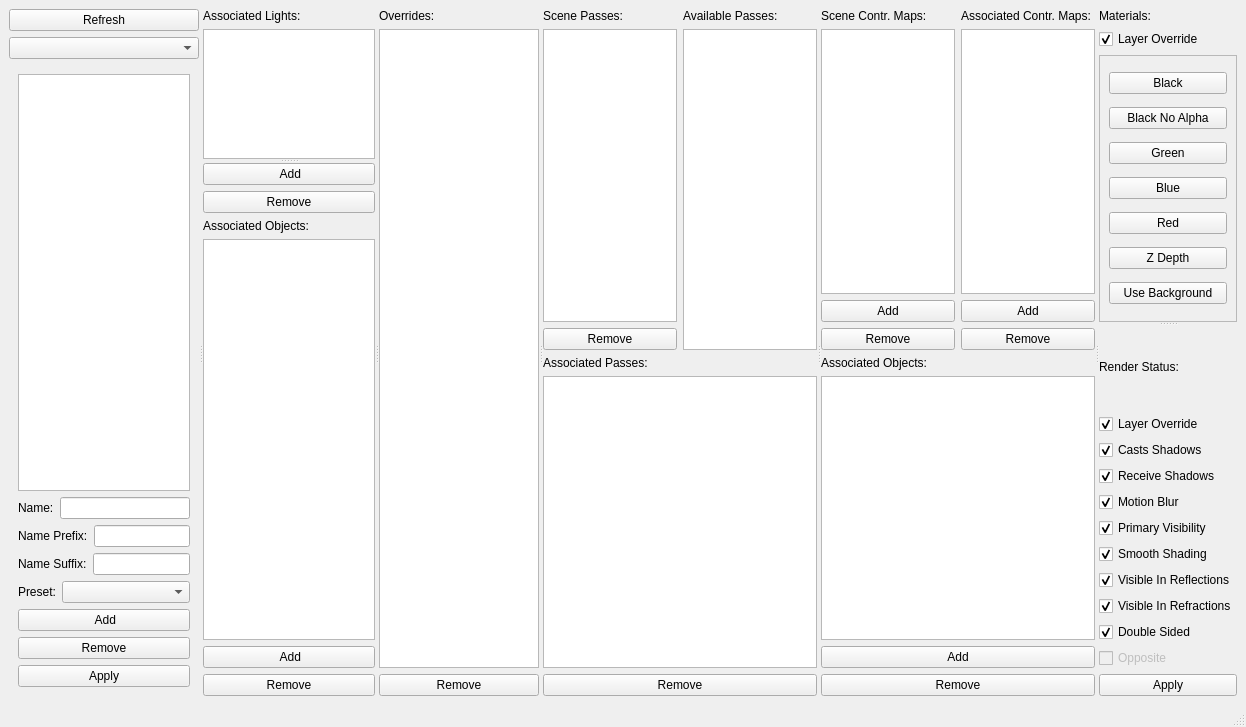
<?xml version="1.0" encoding="UTF-8"?>
<ui version="4.0">
 <class>root</class>
 <widget class="QMainWindow" name="root">
  <property name="geometry">
   <rect>
    <x>0</x>
    <y>0</y>
    <width>1246</width>
    <height>727</height>
   </rect>
  </property>
  <property name="font">
   <font>
    <family>Arial</family>
   </font>
  </property>
  <property name="windowTitle">
   <string>Mental Ray Render Layer Manager V1.0 (37digital)</string>
  </property>
  <property name="locale">
   <locale language="English" country="UnitedStates"/>
  </property>
  <widget class="QWidget" name="centralwidget">
   <layout class="QHBoxLayout" name="horizontalLayout">
    <item>
     <widget class="QSplitter" name="splitter">
      <property name="orientation">
       <enum>Qt::Horizontal</enum>
      </property>
      <widget class="QWidget" name="layoutWidget">
       <layout class="QVBoxLayout" name="verticalLayout_L">
        <item>
         <layout class="QVBoxLayout" name="verticalLayout_10">
          <item>
           <widget class="QPushButton" name="pushButton_refresh">
            <property name="text">
             <string>Refresh</string>
            </property>
           </widget>
          </item>
          <item>
           <widget class="QComboBox" name="comboBox_L"/>
          </item>
         </layout>
        </item>
        <item>
         <layout class="QVBoxLayout" name="verticalLayout_7">
          <item>
           <widget class="QStackedWidget" name="stackedWidget">
            <property name="currentIndex">
             <number>1</number>
            </property>
            <widget class="QWidget" name="page_SL">
             <layout class="QVBoxLayout" name="verticalLayout_8">
              <item>
               <layout class="QVBoxLayout" name="verticalLayout_9">
                <item>
                 <widget class="QListWidget" name="listWidget_SL">
                  <property name="locale">
                   <locale language="English" country="UnitedStates"/>
                  </property>
                  <property name="selectionMode">
                   <enum>QAbstractItemView::ExtendedSelection</enum>
                  </property>
                 </widget>
                </item>
                <item>
                 <widget class="QPushButton" name="pushButton_SL_add">
                  <property name="text">
                   <string>Add</string>
                  </property>
                 </widget>
                </item>
                <item>
                 <widget class="QPushButton" name="pushButton_SL_remove">
                  <property name="text">
                   <string>Remove</string>
                  </property>
                 </widget>
                </item>
               </layout>
              </item>
             </layout>
            </widget>
            <widget class="QWidget" name="page_CL">
             <layout class="QVBoxLayout" name="verticalLayout_12">
              <item>
               <layout class="QVBoxLayout" name="verticalLayout_11">
                <item>
                 <widget class="QListWidget" name="listWidget_CL">
                  <property name="locale">
                   <locale language="English" country="UnitedStates"/>
                  </property>
                  <property name="selectionMode">
                   <enum>QAbstractItemView::ExtendedSelection</enum>
                  </property>
                 </widget>
                </item>
                <item>
                 <layout class="QHBoxLayout" name="horizontalLayout_4">
                  <item>
                   <widget class="QLabel" name="label_layerName">
                    <property name="text">
                     <string>Name:</string>
                    </property>
                   </widget>
                  </item>
                  <item>
                   <widget class="QLineEdit" name="lineEdit_layerName"/>
                  </item>
                 </layout>
                </item>
                <item>
                 <layout class="QHBoxLayout" name="horizontalLayout_6">
                  <item>
                   <widget class="QLabel" name="label_layerName_2">
                    <property name="text">
                     <string>Name Prefix:</string>
                    </property>
                   </widget>
                  </item>
                  <item>
                   <widget class="QLineEdit" name="lineEdit_layerPrefix"/>
                  </item>
                 </layout>
                </item>
                <item>
                 <layout class="QHBoxLayout" name="horizontalLayout_7">
                  <item>
                   <widget class="QLabel" name="label_layerName_3">
                    <property name="text">
                     <string>Name Suffix:</string>
                    </property>
                   </widget>
                  </item>
                  <item>
                   <widget class="QLineEdit" name="lineEdit_layerSuffix"/>
                  </item>
                 </layout>
                </item>
                <item>
                 <layout class="QHBoxLayout" name="horizontalLayout_3">
                  <item>
                   <widget class="QLabel" name="label_layerName_4">
                    <property name="sizePolicy">
                     <sizepolicy hsizetype="Maximum" vsizetype="Preferred">
                      <horstretch>0</horstretch>
                      <verstretch>0</verstretch>
                     </sizepolicy>
                    </property>
                    <property name="text">
                     <string>Preset:</string>
                    </property>
                   </widget>
                  </item>
                  <item>
                   <widget class="QComboBox" name="comboBox_CL"/>
                  </item>
                 </layout>
                </item>
                <item>
                 <widget class="QPushButton" name="pushButton_CL_add">
                  <property name="text">
                   <string>                      Add                     </string>
                  </property>
                 </widget>
                </item>
                <item>
                 <widget class="QPushButton" name="pushButton_CL_remove">
                  <property name="text">
                   <string>Remove</string>
                  </property>
                 </widget>
                </item>
                <item>
                 <widget class="QPushButton" name="pushButton_CL_apply">
                  <property name="text">
                   <string>Apply</string>
                  </property>
                 </widget>
                </item>
               </layout>
              </item>
             </layout>
            </widget>
           </widget>
          </item>
         </layout>
        </item>
       </layout>
      </widget>
      <widget class="QWidget" name="layoutWidget">
       <layout class="QVBoxLayout" name="verticalLayout_AO">
        <item>
         <widget class="QLabel" name="label_AL">
          <property name="text">
           <string>Associated Lights:</string>
          </property>
         </widget>
        </item>
        <item>
         <widget class="QSplitter" name="splitter_2">
          <property name="orientation">
           <enum>Qt::Vertical</enum>
          </property>
          <widget class="QListWidget" name="listWidget_AL">
           <property name="sizePolicy">
            <sizepolicy hsizetype="Expanding" vsizetype="Maximum">
             <horstretch>0</horstretch>
             <verstretch>0</verstretch>
            </sizepolicy>
           </property>
           <property name="minimumSize">
            <size>
             <width>0</width>
             <height>0</height>
            </size>
           </property>
           <property name="maximumSize">
            <size>
             <width>16777215</width>
             <height>130</height>
            </size>
           </property>
           <property name="locale">
            <locale language="English" country="UnitedStates"/>
           </property>
           <property name="selectionMode">
            <enum>QAbstractItemView::ExtendedSelection</enum>
           </property>
          </widget>
          <widget class="QWidget" name="layoutWidget_2">
           <layout class="QVBoxLayout" name="verticalLayout_3">
            <item>
             <widget class="QPushButton" name="pushButton_AL_add">
              <property name="text">
               <string>                      Add                     </string>
              </property>
             </widget>
            </item>
            <item>
             <widget class="QPushButton" name="pushButton_AL_remove">
              <property name="text">
               <string>Remove</string>
              </property>
             </widget>
            </item>
            <item>
             <widget class="QLabel" name="label_OBJ">
              <property name="text">
               <string>Associated Objects:</string>
              </property>
             </widget>
            </item>
            <item>
             <widget class="QListWidget" name="listWidget_AO">
              <property name="locale">
               <locale language="English" country="UnitedStates"/>
              </property>
              <property name="selectionMode">
               <enum>QAbstractItemView::ExtendedSelection</enum>
              </property>
             </widget>
            </item>
            <item>
             <widget class="QPushButton" name="pushButton_AO_add">
              <property name="text">
               <string>                      Add                     </string>
              </property>
             </widget>
            </item>
            <item>
             <widget class="QPushButton" name="pushButton_AO_remove">
              <property name="text">
               <string>Remove</string>
              </property>
             </widget>
            </item>
           </layout>
          </widget>
         </widget>
        </item>
       </layout>
      </widget>
      <widget class="QWidget" name="layoutWidget">
       <layout class="QVBoxLayout" name="verticalLayout_O">
        <item>
         <widget class="QLabel" name="label_Outline">
          <property name="text">
           <string>Overrides:</string>
          </property>
         </widget>
        </item>
        <item>
         <widget class="QListWidget" name="listWidget_O">
          <property name="locale">
           <locale language="English" country="UnitedStates"/>
          </property>
          <property name="selectionMode">
           <enum>QAbstractItemView::ExtendedSelection</enum>
          </property>
         </widget>
        </item>
        <item>
         <widget class="QPushButton" name="pushButton_O_remove">
          <property name="text">
           <string>                Remove                </string>
          </property>
         </widget>
        </item>
       </layout>
      </widget>
      <widget class="QWidget" name="layoutWidget">
       <layout class="QVBoxLayout" name="verticalLayout_P">
        <item>
         <layout class="QHBoxLayout" name="horizontalLayout_2">
          <item>
           <layout class="QVBoxLayout" name="verticalLayout">
            <item>
             <widget class="QLabel" name="label_SP">
              <property name="text">
               <string>Scene Passes:</string>
              </property>
             </widget>
            </item>
            <item>
             <widget class="QListWidget" name="listWidget_SP">
              <property name="locale">
               <locale language="English" country="UnitedStates"/>
              </property>
              <property name="dragEnabled">
               <bool>true</bool>
              </property>
              <property name="dragDropOverwriteMode">
               <bool>false</bool>
              </property>
              <property name="dragDropMode">
               <enum>QAbstractItemView::DragDrop</enum>
              </property>
              <property name="defaultDropAction">
               <enum>Qt::MoveAction</enum>
              </property>
              <property name="selectionMode">
               <enum>QAbstractItemView::ExtendedSelection</enum>
              </property>
             </widget>
            </item>
            <item>
             <widget class="QPushButton" name="pushButton_SP_remove">
              <property name="text">
               <string>Remove</string>
              </property>
             </widget>
            </item>
           </layout>
          </item>
          <item>
           <layout class="QVBoxLayout" name="verticalLayout_2">
            <item>
             <widget class="QLabel" name="label_AVP">
              <property name="text">
               <string>Available Passes:</string>
              </property>
             </widget>
            </item>
            <item>
             <widget class="QListWidget" name="listWidget_AVP">
              <property name="locale">
               <locale language="English" country="UnitedStates"/>
              </property>
              <property name="dragEnabled">
               <bool>true</bool>
              </property>
              <property name="dragDropMode">
               <enum>QAbstractItemView::DragDrop</enum>
              </property>
              <property name="defaultDropAction">
               <enum>Qt::MoveAction</enum>
              </property>
              <property name="selectionMode">
               <enum>QAbstractItemView::ExtendedSelection</enum>
              </property>
             </widget>
            </item>
           </layout>
          </item>
         </layout>
        </item>
        <item>
         <layout class="QVBoxLayout" name="verticalLayout_AP">
          <item>
           <widget class="QLabel" name="label_AP">
            <property name="text">
             <string>Associated Passes:</string>
            </property>
           </widget>
          </item>
          <item>
           <widget class="QListWidget" name="listWidget_ASP">
            <property name="locale">
             <locale language="English" country="UnitedStates"/>
            </property>
            <property name="dragEnabled">
             <bool>true</bool>
            </property>
            <property name="dragDropMode">
             <enum>QAbstractItemView::DragDrop</enum>
            </property>
            <property name="defaultDropAction">
             <enum>Qt::MoveAction</enum>
            </property>
            <property name="selectionMode">
             <enum>QAbstractItemView::ExtendedSelection</enum>
            </property>
           </widget>
          </item>
          <item>
           <widget class="QPushButton" name="pushButton_ASP_remove">
            <property name="text">
             <string>Remove</string>
            </property>
           </widget>
          </item>
         </layout>
        </item>
       </layout>
      </widget>
      <widget class="QWidget" name="layoutWidget">
       <layout class="QVBoxLayout" name="verticalLayout_AOCM">
        <item>
         <layout class="QHBoxLayout" name="horizontalLayout_5">
          <item>
           <layout class="QVBoxLayout" name="verticalLayout_SCM">
            <item>
             <widget class="QLabel" name="label_CM_2">
              <property name="text">
               <string>Scene Contr. Maps:</string>
              </property>
             </widget>
            </item>
            <item>
             <widget class="QListWidget" name="listWidget_SCM">
              <property name="locale">
               <locale language="English" country="UnitedStates"/>
              </property>
              <property name="dragEnabled">
               <bool>true</bool>
              </property>
              <property name="dragDropMode">
               <enum>QAbstractItemView::DragDrop</enum>
              </property>
              <property name="defaultDropAction">
               <enum>Qt::MoveAction</enum>
              </property>
              <property name="selectionMode">
               <enum>QAbstractItemView::ExtendedSelection</enum>
              </property>
             </widget>
            </item>
            <item>
             <widget class="QPushButton" name="pushButton_SCM_add">
              <property name="text">
               <string>Add</string>
              </property>
             </widget>
            </item>
            <item>
             <widget class="QPushButton" name="pushButton_SCM_remove">
              <property name="text">
               <string>Remove</string>
              </property>
             </widget>
            </item>
           </layout>
          </item>
          <item>
           <layout class="QVBoxLayout" name="verticalLayout_4">
            <item>
             <widget class="QLabel" name="label_CM">
              <property name="text">
               <string>Associated Contr. Maps:</string>
              </property>
             </widget>
            </item>
            <item>
             <widget class="QListWidget" name="listWidget_ACM">
              <property name="locale">
               <locale language="English" country="UnitedStates"/>
              </property>
              <property name="dragEnabled">
               <bool>true</bool>
              </property>
              <property name="dragDropMode">
               <enum>QAbstractItemView::DragDrop</enum>
              </property>
              <property name="defaultDropAction">
               <enum>Qt::MoveAction</enum>
              </property>
              <property name="selectionMode">
               <enum>QAbstractItemView::ExtendedSelection</enum>
              </property>
             </widget>
            </item>
            <item>
             <widget class="QPushButton" name="pushButton_ACM_add">
              <property name="text">
               <string>Add</string>
              </property>
             </widget>
            </item>
            <item>
             <widget class="QPushButton" name="pushButton_ACM_remove">
              <property name="text">
               <string>Remove</string>
              </property>
             </widget>
            </item>
           </layout>
          </item>
         </layout>
        </item>
        <item>
         <layout class="QVBoxLayout" name="verticalLayout_AOCM2">
          <item>
           <widget class="QLabel" name="label_CM_3">
            <property name="text">
             <string>Associated Objects:</string>
            </property>
           </widget>
          </item>
          <item>
           <widget class="QListWidget" name="listWidget_AOCM">
            <property name="locale">
             <locale language="English" country="UnitedStates"/>
            </property>
            <property name="dragEnabled">
             <bool>true</bool>
            </property>
            <property name="dragDropMode">
             <enum>QAbstractItemView::DragDrop</enum>
            </property>
            <property name="defaultDropAction">
             <enum>Qt::MoveAction</enum>
            </property>
            <property name="selectionMode">
             <enum>QAbstractItemView::ExtendedSelection</enum>
            </property>
           </widget>
          </item>
          <item>
           <widget class="QPushButton" name="pushButton_AOCM_add">
            <property name="text">
             <string>Add</string>
            </property>
           </widget>
          </item>
          <item>
           <widget class="QPushButton" name="pushButton_AOCM_remove">
            <property name="text">
             <string>Remove</string>
            </property>
           </widget>
          </item>
         </layout>
        </item>
       </layout>
      </widget>
      <widget class="QWidget" name="layoutWidget_3">
       <layout class="QVBoxLayout" name="verticalLayout_MA">
        <item>
         <widget class="QSplitter" name="splitter_3">
          <property name="orientation">
           <enum>Qt::Vertical</enum>
          </property>
          <widget class="QWidget" name="layoutWidget_4">
           <layout class="QVBoxLayout" name="verticalLayout_5">
            <item>
             <widget class="QLabel" name="label_OBJ_2">
              <property name="text">
               <string>Materials:</string>
              </property>
             </widget>
            </item>
            <item>
             <widget class="QCheckBox" name="checkBox_layerOverride_materiral">
              <property name="enabled">
               <bool>true</bool>
              </property>
              <property name="text">
               <string>Layer Override</string>
              </property>
              <property name="checked">
               <bool>true</bool>
              </property>
             </widget>
            </item>
            <item>
             <widget class="QScrollArea" name="scrollArea">
              <property name="widgetResizable">
               <bool>true</bool>
              </property>
              <widget class="QWidget" name="scrollAreaWidgetContents">
               <property name="geometry">
                <rect>
                 <x>0</x>
                 <y>0</y>
                 <width>136</width>
                 <height>274</height>
                </rect>
               </property>
               <layout class="QVBoxLayout" name="verticalLayout_6">
                <item>
                 <widget class="QPushButton" name="pushButton_CM_black">
                  <property name="text">
                   <string>Black</string>
                  </property>
                 </widget>
                </item>
                <item>
                 <widget class="QPushButton" name="pushButton_CM_blackNoAlpha">
                  <property name="text">
                   <string>Black No Alpha</string>
                  </property>
                 </widget>
                </item>
                <item>
                 <widget class="QPushButton" name="pushButton_CM_green">
                  <property name="text">
                   <string>Green</string>
                  </property>
                 </widget>
                </item>
                <item>
                 <widget class="QPushButton" name="pushButton_CM_blue">
                  <property name="text">
                   <string>Blue</string>
                  </property>
                 </widget>
                </item>
                <item>
                 <widget class="QPushButton" name="pushButton_CM_red">
                  <property name="text">
                   <string>Red</string>
                  </property>
                 </widget>
                </item>
                <item>
                 <widget class="QPushButton" name="pushButton_CM_zDepth">
                  <property name="text">
                   <string>Z Depth</string>
                  </property>
                 </widget>
                </item>
                <item>
                 <widget class="QPushButton" name="pushButton_CM_useBackground">
                  <property name="text">
                   <string>Use Background</string>
                  </property>
                 </widget>
                </item>
               </layout>
              </widget>
             </widget>
            </item>
           </layout>
          </widget>
          <widget class="QWidget" name="layoutWidget_5">
           <layout class="QVBoxLayout" name="verticalLayout_RS">
            <item>
             <widget class="QLabel" name="label_OBJ_3">
              <property name="text">
               <string>Render Status:</string>
              </property>
             </widget>
            </item>
            <item>
             <widget class="QCheckBox" name="checkBox_layerOverride_status">
              <property name="enabled">
               <bool>true</bool>
              </property>
              <property name="text">
               <string>Layer Override</string>
              </property>
              <property name="checked">
               <bool>true</bool>
              </property>
             </widget>
            </item>
            <item>
             <widget class="QCheckBox" name="checkBox_castsShadows">
              <property name="enabled">
               <bool>true</bool>
              </property>
              <property name="text">
               <string>Casts Shadows</string>
              </property>
              <property name="checked">
               <bool>true</bool>
              </property>
             </widget>
            </item>
            <item>
             <widget class="QCheckBox" name="checkBox_receiveShadows">
              <property name="text">
               <string>Receive Shadows</string>
              </property>
              <property name="checked">
               <bool>true</bool>
              </property>
             </widget>
            </item>
            <item>
             <widget class="QCheckBox" name="checkBox_motionBlur">
              <property name="text">
               <string>Motion Blur</string>
              </property>
              <property name="checked">
               <bool>true</bool>
              </property>
             </widget>
            </item>
            <item>
             <widget class="QCheckBox" name="checkBox_primaryVisibility">
              <property name="text">
               <string>Primary Visibility</string>
              </property>
              <property name="checked">
               <bool>true</bool>
              </property>
             </widget>
            </item>
            <item>
             <widget class="QCheckBox" name="checkBox_smoothShading">
              <property name="text">
               <string>Smooth Shading</string>
              </property>
              <property name="checked">
               <bool>true</bool>
              </property>
             </widget>
            </item>
            <item>
             <widget class="QCheckBox" name="checkBox_visibleInReflections">
              <property name="text">
               <string>Visible In Reflections</string>
              </property>
              <property name="checked">
               <bool>true</bool>
              </property>
             </widget>
            </item>
            <item>
             <widget class="QCheckBox" name="checkBox_visibleInRefractions">
              <property name="text">
               <string>Visible In Refractions</string>
              </property>
              <property name="checked">
               <bool>true</bool>
              </property>
             </widget>
            </item>
            <item>
             <widget class="QCheckBox" name="checkBox_doubleSided">
              <property name="text">
               <string>Double Sided</string>
              </property>
              <property name="checked">
               <bool>true</bool>
              </property>
              <property name="tristate">
               <bool>false</bool>
              </property>
             </widget>
            </item>
            <item>
             <widget class="QCheckBox" name="checkBox_opposite">
              <property name="enabled">
               <bool>false</bool>
              </property>
              <property name="text">
               <string>Opposite</string>
              </property>
              <property name="checked">
               <bool>false</bool>
              </property>
             </widget>
            </item>
            <item>
             <widget class="QPushButton" name="pushButton_RS_apply">
              <property name="text">
               <string>Apply</string>
              </property>
             </widget>
            </item>
           </layout>
          </widget>
         </widget>
        </item>
       </layout>
      </widget>
     </widget>
    </item>
   </layout>
  </widget>
  <widget class="QStatusBar" name="statusbar"/>
  <action name="actionImport_Layers">
   <property name="text">
    <string>Import Layers </string>
   </property>
  </action>
  <action name="actionExport_Layers">
   <property name="text">
    <string>Export Layers</string>
   </property>
  </action>
  <action name="actionRefresh">
   <property name="text">
    <string>Refresh</string>
   </property>
  </action>
 </widget>
 <resources/>
 <connections/>
</ui>
